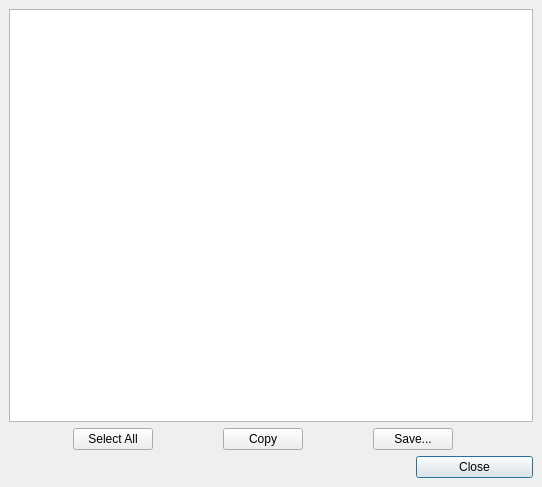
<ui version="4.0" >
 <author></author>
 <comment></comment>
 <exportmacro></exportmacro>
 <class>articleDialog</class>
 <widget class="QDialog" name="articleDialog" >
  <property name="geometry" >
   <rect>
    <x>0</x>
    <y>0</y>
    <width>542</width>
    <height>487</height>
   </rect>
  </property>
  <property name="windowTitle" >
   <string>Article Viewer</string>
  </property>
  <layout class="QGridLayout" >
   <property name="margin" >
    <number>9</number>
   </property>
   <property name="spacing" >
    <number>6</number>
   </property>
   <item row="0" column="0" colspan="8" >
    <widget class="QTextBrowser" name="textBrowser" />
   </item>
   <item row="1" column="4" >
    <spacer>
     <property name="orientation" >
      <enum>Qt::Horizontal</enum>
     </property>
     <property name="sizeType" >
      <enum>QSizePolicy::Expanding</enum>
     </property>
     <property name="sizeHint" >
      <size>
       <width>50</width>
       <height>20</height>
      </size>
     </property>
    </spacer>
   </item>
   <item row="1" column="2" >
    <spacer>
     <property name="orientation" >
      <enum>Qt::Horizontal</enum>
     </property>
     <property name="sizeType" >
      <enum>QSizePolicy::Expanding</enum>
     </property>
     <property name="sizeHint" >
      <size>
       <width>40</width>
       <height>20</height>
      </size>
     </property>
    </spacer>
   </item>
   <item row="2" column="0" colspan="6" >
    <spacer>
     <property name="orientation" >
      <enum>Qt::Horizontal</enum>
     </property>
     <property name="sizeType" >
      <enum>QSizePolicy::Expanding</enum>
     </property>
     <property name="sizeHint" >
      <size>
       <width>410</width>
       <height>20</height>
      </size>
     </property>
    </spacer>
   </item>
   <item row="2" column="6" colspan="2" >
    <widget class="QPushButton" name="closeButton" >
     <property name="text" >
      <string>Close</string>
     </property>
    </widget>
   </item>
   <item row="1" column="1" >
    <widget class="QPushButton" name="selectButton" >
     <property name="text" >
      <string>Select All</string>
     </property>
    </widget>
   </item>
   <item row="1" column="0" >
    <spacer>
     <property name="orientation" >
      <enum>Qt::Horizontal</enum>
     </property>
     <property name="sizeType" >
      <enum>QSizePolicy::Expanding</enum>
     </property>
     <property name="sizeHint" >
      <size>
       <width>60</width>
       <height>20</height>
      </size>
     </property>
    </spacer>
   </item>
   <item row="1" column="7" >
    <spacer>
     <property name="orientation" >
      <enum>Qt::Horizontal</enum>
     </property>
     <property name="sizeType" >
      <enum>QSizePolicy::Expanding</enum>
     </property>
     <property name="sizeHint" >
      <size>
       <width>60</width>
       <height>20</height>
      </size>
     </property>
    </spacer>
   </item>
   <item row="1" column="5" colspan="2" >
    <widget class="QPushButton" name="saveButton" >
     <property name="text" >
      <string>Save...</string>
     </property>
    </widget>
   </item>
   <item row="1" column="3" >
    <widget class="QPushButton" name="copyButton" >
     <property name="text" >
      <string>Copy</string>
     </property>
    </widget>
   </item>
  </layout>
 </widget>
 <layoutdefault spacing="6" margin="11" />
 <pixmapfunction>qPixmapFromMimeSource</pixmapfunction>
 <resources/>
 <connections/>
</ui>
